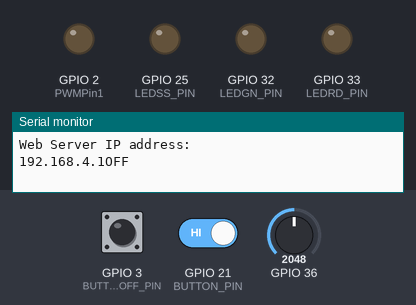
Bench run of a sketch on a simulated ESP32. Shown: output pins drawn as LEDs (lit = HIGH), the last lines printed to the serial monitor. The test bench sets the inputs (shaded band); at power-on: GPIO 3 (BUTTON_ONOFF_PIN) HIGH, GPIO 21 (BUTTON_PIN) HIGH, GPIO 36 = 2048.

Above: at 1.2 s.
1.3 s: GPIO 3 (BUTTON_ONOFF_PIN) pulled LOW for 0.15 s
At 1.37 s:
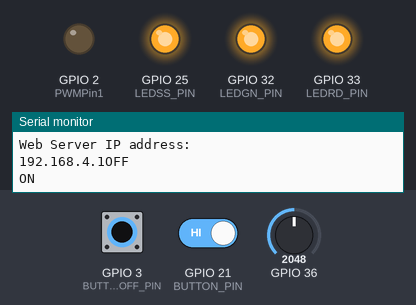
4.4 s: GPIO 3 (BUTTON_ONOFF_PIN) pulled LOW for 3.2 s
At 8.1 s:
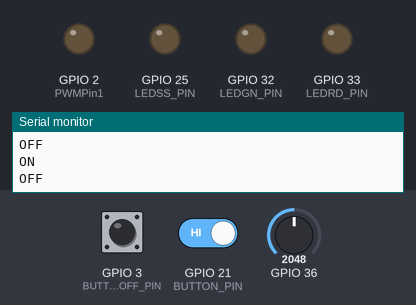
9.1 s: GPIO 3 (BUTTON_ONOFF_PIN) driven LOW and GPIO 21 (BUTTON_PIN) driven LOW
At 10.3 s:
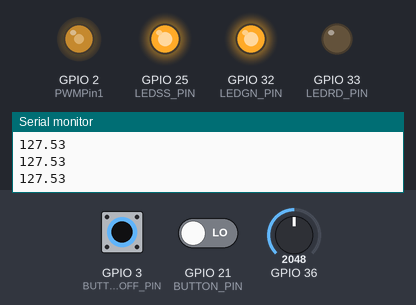
10.6 s: GPIO 36 set to 2866
At 11.6 s:
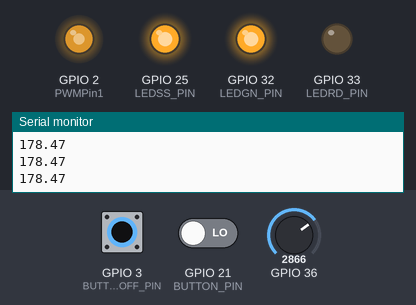
12.1 s: GPIO 3 (BUTTON_ONOFF_PIN) driven HIGH
At 12.8 s:
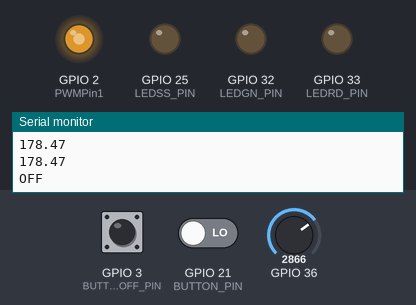
Timing chart, 0 to 14.6 s (numbered marks = the images above; inputs shaded):
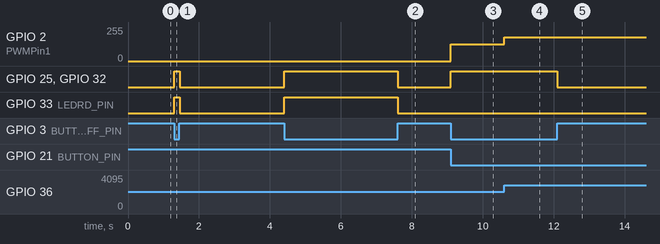

The sketch:

EEMovie.ino
```cpp
/***************************************************************
 * @authors: Alan Mechoulam | Nicolás Bustelo
 * @brief: Simulador de electroestimulador para una película
 ***************************************************************/

/***************************************************************
 * Bibliotecas
 ***************************************************************/
#include <WiFi.h>
#include <ESPAsyncWebServer.h>
#include <ESPmDNS.h>
#include <Arduino.h>
#include <Arduino_JSON.h>

// Página Web (HTML en const char)
#include "web.h"

/***************************************************************
 * Setup Server credentials
 ***************************************************************/
const char* ssid     = "ESP_IMPACTADOS4";
const char* password = "123456789"; //Capaz usar solo numeros

/***************************************************************
 * Input
 ***************************************************************/
#define BUTTON_PIN 21  // GIOP21 pin connected to button
#define BUTTON_ONOFF_PIN 3  // GIOP21 pin connected to button
#define LEDGN_PIN 32  //
#define LEDRD_PIN 33  //
#define LEDSS_PIN 25  //

// Variables will change:
int currentState;     // the current reading from the input pin
int currentState2;     // the current reading from the input main
int lastState = LOW;
int OnOffState = LOW; // the current reading from the input pin
int onFlag = LOW;

//VARIABLE MALA
int count = 0;
/***************************************************************
 * Setup PWM
 ***************************************************************/
// The ouputs
const int PWMPin1 = 2;  // 2 corresponds to GPIO2

// Setting PWM properties
const int freq1 = 100;
const int ledChannel = 1;
const int resolution = 8;


/***************************************************************
 * Setup Pote
 ***************************************************************/
float floatMap(float x, float in_min, float in_max, float out_min, float out_max) {
  return (x - in_min) * (out_max - out_min) / (in_max - in_min) + out_min;
}
float duty;
int analogValue;
int lastDuty;
/***************************************************************
 * Setup servidor web
 ***************************************************************/
JSONVar web_info;
JSONVar ds_info;

String slider_f = "100";
String slider_d = "10";
String checkbox = "false";

const char* PARAM_INPUT = "value";

AsyncWebServer server(80);
AsyncWebSocket ws("/ws");

String get_web_values(){
  web_info["slider_f"] = slider_f;
  //web_info["sw_ctrl"] = checkbox;

  return JSON.stringify(web_info);
}

String get_ds_values(){
  ds_info["slider_d"] = slider_d;
  ds_info["sw_ctrl"] = checkbox;

  return JSON.stringify(ds_info);
}

void notifyClients(String notif){
  ws.textAll(notif);
}

void onEvent(AsyncWebSocket *server, AsyncWebSocketClient *client, AwsEventType type, void *arg, uint8_t *data, size_t len) {
  switch (type) {
    case WS_EVT_CONNECT:
      Serial.printf("WebSocket client #%u connected from %s\n", client->id(), client->remoteIP().toString().c_str());
      notifyClients(get_web_values());
      //notifyClients(get_ds_values());
      break;
    case WS_EVT_DISCONNECT:
      Serial.printf("WebSocket client #%u disconnected\n", client->id());
      break;
    case WS_EVT_DATA:
      //handleWebSocketMessage(arg, data, len);
      Serial.printf("incoming message");
      break;
    case WS_EVT_PONG:
    case WS_EVT_ERROR:
      break;
  }
}
void initWebSocket() {
  ws.onEvent(onEvent);
  server.addHandler(&ws);
}

/***************************************************************
 * Setup del ESP
 ***************************************************************/
void setup() {
  // Defino el boton como pullup
  pinMode(BUTTON_PIN, INPUT_PULLUP);
  pinMode(BUTTON_ONOFF_PIN, INPUT_PULLUP);

  pinMode(LEDGN_PIN, OUTPUT);
  pinMode(LEDRD_PIN, OUTPUT);
  pinMode(LEDSS_PIN, OUTPUT);

  // Attach the channel to the GPIO to be controlled
  ledcAttachPin(PWMPin1, ledChannel);
  analogValue = analogRead(36); // Read the input on analog pin GIOP36
  //***************************

  // Serial port for debugging purposes
  Serial.begin(115200);
  Serial.println();

  //  Startup Access Point: generate its own access point to connect to the ESP.
  WiFi.softAP(ssid, password);

  IPAddress IP = WiFi.softAPIP();
  Serial.println("Web Server IP address: ");
  Serial.print(IP);

  if(!MDNS.begin("esp32")) {
    Serial.println("Error starting mDNS");
    return;
  }

  //  Startup Webserver
  initWebSocket();

  // Rutina de acceso
  server.on("/", HTTP_GET, [](AsyncWebServerRequest *request){
    request->send_P(200, "text/html", index_html);
  });

  // Rutina de cambio de slider
  server.on("/slider_f", HTTP_GET, [](AsyncWebServerRequest * request){
    String inputMessage;
    if(request->hasParam(PARAM_INPUT)) {
      inputMessage = request->getParam(PARAM_INPUT)->value();
      slider_f = inputMessage;
      //Serial.print("Slider_f value: ");
      //Serial.println(slider_f);

      notifyClients(get_web_values());
    }
    else {
      inputMessage = "No message sent";
    }
    request->send_P(200, "text/plain", "OK");
  });

  // Rutina de cambio de checkbox
  /*server.on("/checkbox", HTTP_GET, [](AsyncWebServerRequest * request){
    String inputMessage;
    //Serial.print("checkbox inputmessage: ");
    //Serial.println(inputMessage);
    if(request->hasParam(PARAM_INPUT)) {
      inputMessage = request->getParam(PARAM_INPUT)->value();
      checkbox = inputMessage;
      //Serial.print("checkbox value: ");
      //Serial.println(checkbox);

      notifyClients(get_web_values());
    }
    else {
      inputMessage = "No message sent";
    }
    request->send_P(200, "text/plain", "OK");
  });*/

  // Start server
  server.begin();
  notifyClients(get_web_values());
  notifyClients(get_ds_values());
}


/***************************************************************
 * Funcionamiento del programa
 ***************************************************************/
void loop() {
  currentState2 = digitalRead(BUTTON_ONOFF_PIN);
  if (currentState2 == LOW){
    if(onFlag == HIGH){
      Serial.println("ON");
      checkbox = "true";
      notifyClients(get_ds_values());
      onFlag = LOW;
    }
    digitalWrite(LEDSS_PIN, HIGH);

    // Pote
    analogValue = analogRead(36); // Read the input on analog pin GIOP36
    duty = floatMap(analogValue, 0, 4095, 0, 255); // Rescale to potentiometer's voltage (from 0V to 3.3V)
    if(floor(duty) != lastDuty){
      slider_d = String(floor(floatMap(duty, 0, 255, 0, 100)));
      //Serial.print("Duty: ");
      //Serial.println(slider_d);
      notifyClients(get_ds_values());
    }
    lastDuty = floor(duty);
    //*********************************************

    // PWM
    int Webfrec = slider_f.toInt();  // changing the PWM from webpage

    // Button - read the state of the switch/button:
    currentState = digitalRead(BUTTON_PIN);

    digitalWrite(LEDGN_PIN, HIGH); // turn the LED GREEN on
    if (currentState == LOW) {
      Serial.println(duty);
      ledcSetup(ledChannel, Webfrec, resolution); //REVISAR: Anda ~bien pero no actualiza la frecuencia al instante
      ledcWrite(ledChannel, (int) duty);
      digitalWrite(LEDRD_PIN, LOW); // turn the LED RED off
    }
    else {
      ledcSetup(ledChannel, freq1, resolution);
      ledcWrite(ledChannel, 0);
      digitalWrite(LEDRD_PIN, HIGH); // turn the LED RED on
    }
    //*********************************************

    delay(10); //Para no loopear tan rápido
  }
  else if (lastState == LOW && currentState2 == HIGH){
    if(onFlag == LOW){
      Serial.println("OFF");
      checkbox = "false";
      notifyClients(get_ds_values());
      onFlag = HIGH;
    }
    digitalWrite(LEDGN_PIN, LOW); // turn the LED GREEN off
    digitalWrite(LEDRD_PIN, LOW); // turn the LED GREEN off
    digitalWrite(LEDSS_PIN, LOW); // turn the LEDs off
  }

  // save the the last state
  lastState = currentState2;
}
```

web.h
```cpp
const char index_html[] PROGMEM = R"rawliteral(
<!DOCTYPE HTML><html>
<head>
  <title> Electroestimulador </title>
  <meta name="viewport" content="width=device-width, initial-scale=1">
  <style>
  body {
    margin:5%;
    background-color:white;
  }
  html {font-family: Arial; display: inline-block;  margin: 0px auto;}
  .topnav {overflow: hidden; background-color: #0A1128;}
  img {display: block; margin-left: auto;margin-right: auto;}
  div{
    background-color: #FFFFFF;
    margin: 5%;
    /* border: 3px solid black; */
    padding: 2.5%;
  }
  div.content{
    position: relative;
    height: 170px;
  }
  div.card_s{
    margin: auto;
    padding: 2.5%;
    border: 3px solid black;
    width: 150px;
    height: 170px;
    box-shadow: 2px 2px 12px 1px rgba(140,140,140,.5);
  }
  div.card{
    /*position: absolute;
    margin: 0%;
    top:0;
    left:0;*/
    margin: auto;
    padding: 2.5%;
    width: 200px/*94%*/;
    height: 150px;
    border: 3px solid black;
    box-shadow: 2px 2px 12px 1px rgba(140,140,140,.5);
  }
  .card_title{
    text-align: center;
    font-size: 1.2rem;
    font-weight: bold;
    color: #b30000;
  }
  .watch{
    text-align: center;
    font-size: 1.2rem;
    height: 3rem;
    line-height: 3rem;
    color:#000000;
  }
  .ds-labels{
    font-size: 1.5rem;
    line-height: 2rem;
    height: 0rem;
    vertical-align:middle;
    padding-bottom: 0px;
  }
  .input_slider{
    width:90%;
    margin-left: 5%;
    margin-right: 5%;
    accent-color: #b30000;
  }

    .switch {position: relative; display: inline-block; width: 4.8rem; height: 2.4rem}
    .switch input {display: none}
    .slider {position: absolute; top: 0; left: 0; right: 0; bottom: 0; background-color: #ccc; border-radius: 6px}
    .slider:before {position: absolute; content: ""; height: 2rem; width: 2rem; left: 0.2rem; bottom: 0.2rem; background-color: #fff; -webkit-transition: .4s; transition: .4s; border-radius: 3px}
    input:checked+.slider {background-color: #b30000}
    input:checked+.slider:before {-webkit-transform: translateX(2.4rem); -ms-transform: translateX(2.4rem); transform: translateX(2.4rem)}
  </style>
</head>
<body>

  <div align=center>
    <h1 style="color:#b30000;font-size:25px;">Electro-estimulador</h1>
  </div>

  <div id="ds_state_card" class="card_s" align=center>

    <div class="card-title">
        <span style="color:#b30000;font-size:20px;font-weight:bold;">Estado</span>
    </div>

    <div class="ds-labels"><span id="ds_state"></span></div>

    <div class="watch">
        <span id="watch_state"></span>
    </div>

    <div class="ctrl_sw" id="onctrl">
      <label class="switch">
        <input type="checkbox" id="sw_ctrl" onchange="toggle_ctrl(this)" readonly>
        <span class="slider"></span>
      </label>

    </div>
  </div>

  <div class="content" align=center>
    <div id="card_freq" class="card" align=center>
      <div class="card_title">
        Frecuencia
      </div>
      <div class="watch">
        <span id="watch_f"></span>Hz
      </div>
      <div>
        <input type="range" id="slider_f" oninput="updateFreqSlider(this)" onchange="sendFreqSlider(this)" min="100" max="500" step="100" value ="100" class="input_slider">
      </div>
    </div>
  </div>

  <div id="card_duty" class="card" align=center>
    <div class="card_title">
      Ciclo de Trabajo
    </div>
    <div class="ds-labels"><span id="slider_d"></span><span class="units">%</span></div>
  </div>
</div>

</body>

<script>

var card_f = document.getElementById("card_freq");
var slider_f = document.getElementById("slider_f");
var slider_d = document.getElementById("slider_d");

watch_f.innerHTML = slider_f.value;

var ds_state = document.getElementById("ds_state");
var watch_state = document.getElementById("watch_state");
var sw_ctrl = document.getElementById("sw_ctrl");

watch_state.innerHTML = "APAGADO";

// sw_ctrl.disabled = true;

function toggle_ctrl(element) {
  if(element.checked){
    watch_state.innerHTML = "ENCENDIDO"
  }
  else{
    watch_state.innerHTML = "APAGADO"
  }

  var xhr = new XMLHttpRequest();
  xhr.open("GET", "/checkbox?value="+element.checked, true);
  xhr.send();
}

function sendFreqSlider(element){
  var xhr = new XMLHttpRequest();
  xhr.open("GET", "/slider_f?value="+element.value, true);
  xhr.send();
}

function updateFreqSlider(element) {
  //var sliderVal = Math.floor(Math.pow(10, +element.value));
  //watch_f.innerHTML = sliderVal;
  watch_f.innerHTML = element.value
}


var gateway = `ws://${window.location.hostname}/ws`;
var websocket;
window.addEventListener('load', onload);

function onload(event) {
    initWebSocket();
}

function getValues(){
    websocket.send("getValues");
}

function initWebSocket() {
    console.log('Trying to open a WebSocket connection…');
    websocket = new WebSocket(gateway);
    websocket.onopen = onOpen;
    websocket.onclose = onClose;
    websocket.onmessage = onMessage;
}

function onOpen(event) {
    console.log('Connection opened');
    getValues();
}

function onClose(event) {
    console.log('Connection closed');
    setTimeout(initWebSocket, 2000);
}
function onMessage(event) {
    console.log(event.data);
    var myObj = JSON.parse(event.data);
    var keys = Object.keys(myObj);

    console.log('msg recieved');

    for (var i = 0; i < keys.length; i++){
      var key = keys[i];
      if( key == "sw_ctrl" )
      {
        if(myObj[key] == "false")
        {
          sw_ctrl.checked = false;

        }
        else if(myObj[key] == "true")
        {
          sw_ctrl.checked = true;
        }
      }
      else if( key == "slider_d" )
      {
        console.log('duty changed');
        slider_d.innerHTML = myObj[key];
      }
    }
}
</script>
</html>)rawliteral";
```

Measured:
- after the input at 1.3 s, GPIO 25 (LEDSS_PIN), GPIO 32 (LEDGN_PIN), GPIO 33 (LEDRD_PIN): LOW → HIGH at once, → LOW 0.15 s later
- after the input at 4.4 s, GPIO 25 (LEDSS_PIN), GPIO 32 (LEDGN_PIN), GPIO 33 (LEDRD_PIN): LOW → HIGH at once, → LOW 3.2 s later
- after the input at 9.1 s, GPIO 2 (PWMPin1): 0/255 → 127/255 at once; GPIO 25 (LEDSS_PIN), GPIO 32 (LEDGN_PIN): LOW → HIGH at once
- after the input at 10.6 s, GPIO 2 (PWMPin1): 127/255 → 177/255 at once
- after the input at 12.1 s, GPIO 25 (LEDSS_PIN), GPIO 32 (LEDGN_PIN): HIGH → LOW at once
